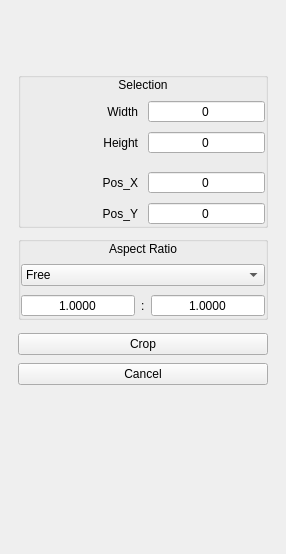
<?xml version="1.0" encoding="UTF-8"?>
<ui version="4.0">
 <class>CropPanel</class>
 <widget class="QWidget" name="CropPanel">
  <property name="geometry">
   <rect>
    <x>0</x>
    <y>0</y>
    <width>250</width>
    <height>554</height>
   </rect>
  </property>
  <property name="sizePolicy">
   <sizepolicy hsizetype="Minimum" vsizetype="MinimumExpanding">
    <horstretch>0</horstretch>
    <verstretch>0</verstretch>
   </sizepolicy>
  </property>
  <property name="minimumSize">
   <size>
    <width>250</width>
    <height>300</height>
   </size>
  </property>
  <property name="windowTitle">
   <string notr="true">croppanel</string>
  </property>
  <property name="accessibleName">
   <string notr="true"/>
  </property>
  <layout class="QVBoxLayout" name="verticalLayout_2">
   <property name="spacing">
    <number>8</number>
   </property>
   <property name="sizeConstraint">
    <enum>QLayout::SetMinAndMaxSize</enum>
   </property>
   <property name="leftMargin">
    <number>18</number>
   </property>
   <property name="topMargin">
    <number>12</number>
   </property>
   <property name="rightMargin">
    <number>18</number>
   </property>
   <property name="bottomMargin">
    <number>0</number>
   </property>
   <item>
    <layout class="QHBoxLayout" name="horizontalLayout_6">
     <property name="bottomMargin">
      <number>4</number>
     </property>
     <item>
      <widget class="IconWidget" name="headerIcon" native="true">
       <property name="minimumSize">
        <size>
         <width>48</width>
         <height>48</height>
        </size>
       </property>
      </widget>
     </item>
     <item>
      <spacer name="horizontalSpacer">
       <property name="orientation">
        <enum>Qt::Horizontal</enum>
       </property>
       <property name="sizeHint" stdset="0">
        <size>
         <width>40</width>
         <height>20</height>
        </size>
       </property>
      </spacer>
     </item>
    </layout>
   </item>
   <item>
    <widget class="QGroupBox" name="groupBox">
     <property name="title">
      <string/>
     </property>
     <layout class="QVBoxLayout" name="verticalLayout">
      <property name="spacing">
       <number>8</number>
      </property>
      <property name="sizeConstraint">
       <enum>QLayout::SetMinAndMaxSize</enum>
      </property>
      <property name="leftMargin">
       <number>0</number>
      </property>
      <property name="topMargin">
       <number>0</number>
      </property>
      <property name="rightMargin">
       <number>0</number>
      </property>
      <property name="bottomMargin">
       <number>0</number>
      </property>
      <item>
       <widget class="QLabel" name="label_6">
        <property name="text">
         <string>Selection</string>
        </property>
        <property name="alignment">
         <set>Qt::AlignCenter</set>
        </property>
       </widget>
      </item>
      <item>
       <layout class="QHBoxLayout" name="horizontalLayout_2">
        <property name="spacing">
         <number>10</number>
        </property>
        <property name="topMargin">
         <number>0</number>
        </property>
        <item>
         <widget class="QLabel" name="label">
          <property name="text">
           <string>Width</string>
          </property>
          <property name="alignment">
           <set>Qt::AlignRight|Qt::AlignTrailing|Qt::AlignVCenter</set>
          </property>
         </widget>
        </item>
        <item>
         <widget class="SpinBoxInputFix" name="width">
          <property name="alignment">
           <set>Qt::AlignCenter</set>
          </property>
          <property name="buttonSymbols">
           <enum>QAbstractSpinBox::NoButtons</enum>
          </property>
          <property name="keyboardTracking">
           <bool>false</bool>
          </property>
          <property name="maximum">
           <number>65535</number>
          </property>
         </widget>
        </item>
       </layout>
      </item>
      <item>
       <layout class="QHBoxLayout" name="horizontalLayout_3">
        <property name="spacing">
         <number>10</number>
        </property>
        <property name="topMargin">
         <number>0</number>
        </property>
        <item>
         <widget class="QLabel" name="label_2">
          <property name="text">
           <string>Height</string>
          </property>
          <property name="alignment">
           <set>Qt::AlignRight|Qt::AlignTrailing|Qt::AlignVCenter</set>
          </property>
         </widget>
        </item>
        <item>
         <widget class="SpinBoxInputFix" name="height">
          <property name="alignment">
           <set>Qt::AlignCenter</set>
          </property>
          <property name="buttonSymbols">
           <enum>QAbstractSpinBox::NoButtons</enum>
          </property>
          <property name="keyboardTracking">
           <bool>false</bool>
          </property>
          <property name="maximum">
           <number>65535</number>
          </property>
         </widget>
        </item>
       </layout>
      </item>
      <item>
       <widget class="QWidget" name="line" native="true">
        <property name="sizePolicy">
         <sizepolicy hsizetype="Expanding" vsizetype="Fixed">
          <horstretch>0</horstretch>
          <verstretch>0</verstretch>
         </sizepolicy>
        </property>
        <property name="minimumSize">
         <size>
          <width>0</width>
          <height>1</height>
         </size>
        </property>
        <property name="maximumSize">
         <size>
          <width>16777215</width>
          <height>1</height>
         </size>
        </property>
        <property name="accessibleName">
         <string notr="true">HLineSeparator</string>
        </property>
        <property name="layoutDirection">
         <enum>Qt::LeftToRight</enum>
        </property>
       </widget>
      </item>
      <item>
       <layout class="QHBoxLayout" name="horizontalLayout_4">
        <property name="spacing">
         <number>10</number>
        </property>
        <property name="topMargin">
         <number>0</number>
        </property>
        <item>
         <widget class="QLabel" name="label_3">
          <property name="accessibleName">
           <string notr="true"/>
          </property>
          <property name="text">
           <string notr="true">Pos_X</string>
          </property>
          <property name="alignment">
           <set>Qt::AlignRight|Qt::AlignTrailing|Qt::AlignVCenter</set>
          </property>
         </widget>
        </item>
        <item>
         <widget class="SpinBoxInputFix" name="posX">
          <property name="alignment">
           <set>Qt::AlignCenter</set>
          </property>
          <property name="buttonSymbols">
           <enum>QAbstractSpinBox::NoButtons</enum>
          </property>
          <property name="keyboardTracking">
           <bool>false</bool>
          </property>
          <property name="maximum">
           <number>65535</number>
          </property>
         </widget>
        </item>
       </layout>
      </item>
      <item>
       <layout class="QHBoxLayout" name="horizontalLayout_5">
        <property name="spacing">
         <number>10</number>
        </property>
        <property name="topMargin">
         <number>0</number>
        </property>
        <item>
         <widget class="QLabel" name="label_4">
          <property name="accessibleName">
           <string notr="true"/>
          </property>
          <property name="text">
           <string notr="true">Pos_Y</string>
          </property>
          <property name="alignment">
           <set>Qt::AlignRight|Qt::AlignTrailing|Qt::AlignVCenter</set>
          </property>
         </widget>
        </item>
        <item>
         <widget class="SpinBoxInputFix" name="posY">
          <property name="alignment">
           <set>Qt::AlignCenter</set>
          </property>
          <property name="buttonSymbols">
           <enum>QAbstractSpinBox::NoButtons</enum>
          </property>
          <property name="keyboardTracking">
           <bool>false</bool>
          </property>
          <property name="maximum">
           <number>65535</number>
          </property>
         </widget>
        </item>
       </layout>
      </item>
     </layout>
    </widget>
   </item>
   <item>
    <widget class="QGroupBox" name="groupBox_3">
     <property name="title">
      <string/>
     </property>
     <layout class="QVBoxLayout" name="verticalLayout_4">
      <property name="spacing">
       <number>8</number>
      </property>
      <property name="sizeConstraint">
       <enum>QLayout::SetMinAndMaxSize</enum>
      </property>
      <property name="leftMargin">
       <number>0</number>
      </property>
      <property name="topMargin">
       <number>0</number>
      </property>
      <property name="rightMargin">
       <number>0</number>
      </property>
      <property name="bottomMargin">
       <number>0</number>
      </property>
      <item>
       <widget class="QLabel" name="label_5">
        <property name="text">
         <string>Aspect Ratio</string>
        </property>
        <property name="alignment">
         <set>Qt::AlignCenter</set>
        </property>
       </widget>
      </item>
      <item>
       <widget class="StyledComboBox" name="ARcomboBox">
        <property name="contextMenuPolicy">
         <enum>Qt::NoContextMenu</enum>
        </property>
        <item>
         <property name="text">
          <string>Free</string>
         </property>
        </item>
        <item>
         <property name="text">
          <string>Custom</string>
         </property>
        </item>
        <item>
         <property name="text">
          <string>Current Image</string>
         </property>
        </item>
        <item>
         <property name="text">
          <string>This Screen</string>
         </property>
        </item>
        <item>
         <property name="text">
          <string>1:1</string>
         </property>
        </item>
        <item>
         <property name="text">
          <string>4:3</string>
         </property>
        </item>
        <item>
         <property name="text">
          <string>16:9</string>
         </property>
        </item>
        <item>
         <property name="text">
          <string>16:10</string>
         </property>
        </item>
       </widget>
      </item>
      <item>
       <widget class="QWidget" name="ARInputWidget" native="true">
        <layout class="QHBoxLayout" name="horizontalLayout_7">
         <property name="spacing">
          <number>6</number>
         </property>
         <property name="leftMargin">
          <number>0</number>
         </property>
         <property name="topMargin">
          <number>0</number>
         </property>
         <property name="rightMargin">
          <number>0</number>
         </property>
         <property name="bottomMargin">
          <number>0</number>
         </property>
         <item>
          <widget class="QDoubleSpinBox" name="ARX">
           <property name="alignment">
            <set>Qt::AlignCenter</set>
           </property>
           <property name="buttonSymbols">
            <enum>QAbstractSpinBox::NoButtons</enum>
           </property>
           <property name="keyboardTracking">
            <bool>false</bool>
           </property>
           <property name="decimals">
            <number>4</number>
           </property>
           <property name="minimum">
            <double>0.000100000000000</double>
           </property>
           <property name="value">
            <double>1.000000000000000</double>
           </property>
          </widget>
         </item>
         <item>
          <widget class="QLabel" name="label_8">
           <property name="sizePolicy">
            <sizepolicy hsizetype="Maximum" vsizetype="Preferred">
             <horstretch>0</horstretch>
             <verstretch>0</verstretch>
            </sizepolicy>
           </property>
           <property name="accessibleName">
            <string notr="true"/>
           </property>
           <property name="text">
            <string notr="true">:</string>
           </property>
          </widget>
         </item>
         <item>
          <widget class="QDoubleSpinBox" name="ARY">
           <property name="alignment">
            <set>Qt::AlignCenter</set>
           </property>
           <property name="buttonSymbols">
            <enum>QAbstractSpinBox::NoButtons</enum>
           </property>
           <property name="keyboardTracking">
            <bool>false</bool>
           </property>
           <property name="showGroupSeparator" stdset="0">
            <bool>false</bool>
           </property>
           <property name="prefix">
            <string/>
           </property>
           <property name="decimals">
            <number>4</number>
           </property>
           <property name="minimum">
            <double>0.000100000000000</double>
           </property>
           <property name="value">
            <double>1.000000000000000</double>
           </property>
          </widget>
         </item>
        </layout>
       </widget>
      </item>
     </layout>
    </widget>
   </item>
   <item>
    <spacer name="verticalSpacer_2">
     <property name="orientation">
      <enum>Qt::Vertical</enum>
     </property>
     <property name="sizeType">
      <enum>QSizePolicy::Fixed</enum>
     </property>
     <property name="sizeHint" stdset="0">
      <size>
       <width>20</width>
       <height>5</height>
      </size>
     </property>
    </spacer>
   </item>
   <item>
    <layout class="QHBoxLayout" name="horizontalLayout">
     <property name="sizeConstraint">
      <enum>QLayout::SetMinAndMaxSize</enum>
     </property>
     <property name="topMargin">
      <number>0</number>
     </property>
     <item>
      <widget class="QPushButton" name="cropButton">
       <property name="focusPolicy">
        <enum>Qt::NoFocus</enum>
       </property>
       <property name="accessibleName">
        <string notr="true">Button</string>
       </property>
       <property name="text">
        <string>Crop</string>
       </property>
      </widget>
     </item>
    </layout>
   </item>
   <item>
    <widget class="QPushButton" name="cancelButton">
     <property name="focusPolicy">
      <enum>Qt::NoFocus</enum>
     </property>
     <property name="accessibleName">
      <string notr="true">Button</string>
     </property>
     <property name="text">
      <string>Cancel</string>
     </property>
    </widget>
   </item>
   <item>
    <spacer name="horizontalSpacer_2">
     <property name="orientation">
      <enum>Qt::Horizontal</enum>
     </property>
     <property name="sizeType">
      <enum>QSizePolicy::MinimumExpanding</enum>
     </property>
     <property name="sizeHint" stdset="0">
      <size>
       <width>250</width>
       <height>20</height>
      </size>
     </property>
    </spacer>
   </item>
   <item>
    <spacer name="verticalSpacer">
     <property name="orientation">
      <enum>Qt::Vertical</enum>
     </property>
     <property name="sizeHint" stdset="0">
      <size>
       <width>20</width>
       <height>40</height>
      </size>
     </property>
    </spacer>
   </item>
  </layout>
 </widget>
 <customwidgets>
  <customwidget>
   <class>IconWidget</class>
   <extends>QWidget</extends>
   <header>gui/customwidgets/iconwidget.h</header>
   <container>1</container>
  </customwidget>
  <customwidget>
   <class>StyledComboBox</class>
   <extends>QComboBox</extends>
   <header>gui/customwidgets/styledcombobox.h</header>
  </customwidget>
  <customwidget>
   <class>SpinBoxInputFix</class>
   <extends>QSpinBox</extends>
   <header>gui/customwidgets/spinboxinputfix.h</header>
  </customwidget>
 </customwidgets>
 <tabstops>
  <tabstop>width</tabstop>
  <tabstop>height</tabstop>
  <tabstop>posX</tabstop>
  <tabstop>posY</tabstop>
  <tabstop>ARcomboBox</tabstop>
  <tabstop>ARX</tabstop>
  <tabstop>ARY</tabstop>
 </tabstops>
 <resources/>
 <connections/>
</ui>
